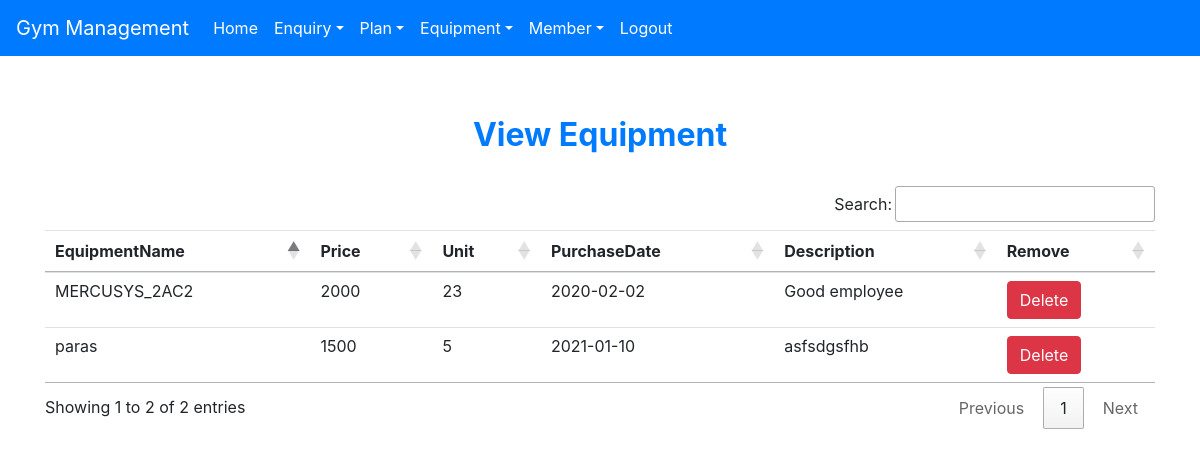
The app's page /view_equipment (signed in) with its own data.
### gymManagement/gym/models.py (models this page shows, shortened)
class Equipment(models.Model):
    name = models.CharField(max_length=100)
    price = models.CharField(max_length=10)
    unit = models.CharField(max_length=10)
    date = models.CharField(max_length=40)
    description = models.CharField(max_length=200)

### gymManagement/gym/views.py (the view)
# urls.py: path('view_equipment',View_Equipment,name='view_equipment'),
def View_Equipment(request):
    if not request.user.is_staff:
        return redirect('login')
    equipment = Equipment.objects.all()
    d = {'equipment':equipment}
    return render(request, 'view_equipment.html', d)

### gymManagement/gym/templates/view_equipment.html
{% extends 'navigationbar.html' %}
{% block body %}
<div class="container" style="margin-top:60px">
<h2 class="text-center text-primary font-weight-bold">View Equipment</h2>
    <br>
    <table id ="example" class="table table-hover">
        <thead>
    <tr>
        <th>EquipmentName</th>
        <th>Price</th>
        <th>Unit</th>
        <th>PurchaseDate</th>
        <th>Description</th>
        <th>Remove</th>
    </tr>
    </thead>
    <tbody>
    {% for i in equipment %}
        <tr>
            <td>{{i.name}}</td>
            <td>{{i.price}}</td>
            <td>{{i.unit}}</td>
            <td>{{i.date}}</td>
            <td>{{i.description}}</td>
            <td><a class= "btn btn-danger" href="{% url 'delete_equipment' i.id%}" onclick="return confirm('Are you sure?')">Delete</a></td>
        </tr>
    {% endfor %}
    </tbody>
    </table>
</div>
    {% endblock %}

### records on screen
Equipment: name "paras", price "1500", unit "5", date "2021-01-10", description "asfsdgsfhb"
Equipment: name "MERCUSYS_2AC2", price "2000", unit "23", date "2020-02-02", description "Good employee"
